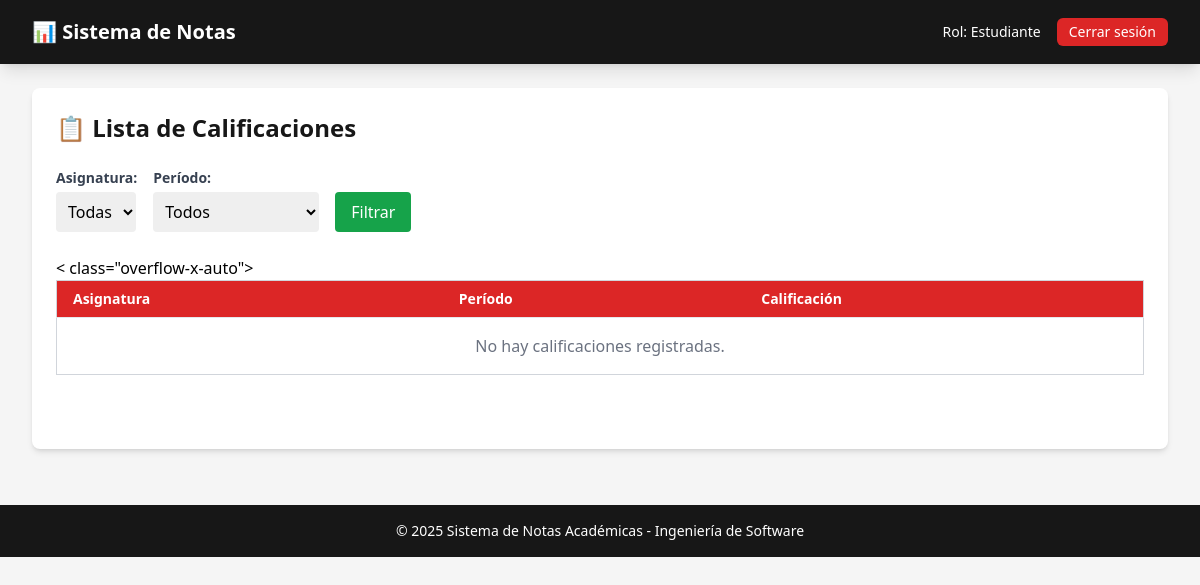
The page /academico/calificaciones_estudiante/ (signed in) on the database as committed earlier.
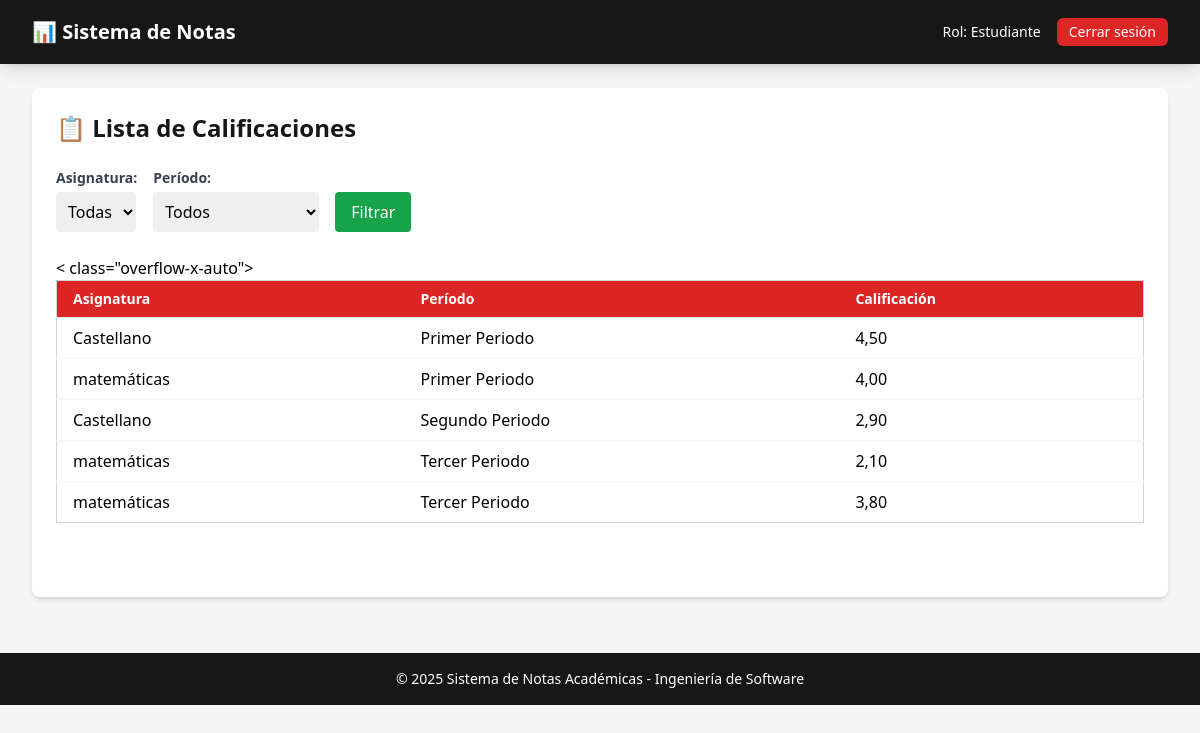
The same page on the database as committed later.
### academico/models.py (models this page shows, shortened)
class Calificacion(models.Model):
    class Meta:
        indexes = [
            models.Index(fields=['estudiante', 'asignatura']),
            models.Index(fields=['periodo']),
            models.Index(fields=['profesor'])
        ]
        ordering = ['-periodo__nombre', 'asignatura__nombre']
    estudiante = models.ForeignKey(Estudiante, on_delete=models.CASCADE)
    profesor = models.ForeignKey(Profesor, on_delete=models.CASCADE)
    asignatura = models.ForeignKey(Asignatura, on_delete=models.CASCADE)
    periodo = models.ForeignKey(Periodo, on_delete=models.CASCADE)
    tipo_evaluacion = models.CharField(max_length=50, default="Final")  # Ej: Parcial, Final, etc.
    nota = models.DecimalField(max_digits=4, decimal_places=2)

class Asignatura(models.Model):
    nombre = models.CharField(max_length=100)

class Periodo(models.Model):
    nombre = models.CharField(max_length=100)

### academico/views.py (the view)
# urls.py: path('calificaciones_estudiante/', views.calificaciones_estudiante, name='calificaciones_estudiante'),
@login_required
def calificaciones_estudiante(request):
    if request.user.rol != 'estudiante':
        messages.error(request, "No tienes permisos para acceder a esta página.")
        return redirect('login')
    try:
        estudiante = Estudiante.objects.get(user=request.user)
        calificaciones = Calificacion.objects.filter(estudiante=estudiante).order_by('periodo', 'asignatura__nombre')
        periodos = Periodo.objects.all()
        periodo_actual = request.GET.get('periodo')
        if periodo_actual:
            calificaciones = calificaciones.filter(periodo__id=periodo_actual)
        return render(request, 'academico/calificaciones_estudiante.html', {
            'calificaciones': calificaciones,
            'periodos': periodos,
            'periodo_actual': periodo_actual
        })
    except Estudiante.DoesNotExist:
        messages.error(request, "No se encontró el perfil de estudiante asociado a tu cuenta.")
        return redirect('login')

### academico/templates/academico/calificaciones_estudiante.html (shortened to what this page needs)
{% extends 'base_generic.html' %}
{% block content %}
<div class="bg-white p-6 rounded-lg shadow-md">
    <h2 class="text-2xl font-bold text-academic-secondary mb-6">📋 Lista de Calificaciones</h2>
   <form method="get" class="flex flex-wrap gap-4 items-center mb-6">
    <div>
        <label class="block mb-1 font-semibold text-sm text-gray-700">Asignatura:</label>
        <select name="asignatura" class="border-gray-300 rounded p-2">
            <option value="">Todas</option>
        </select>
    </div>
    <div>
        <label class="block mb-1 font-semibold text-sm text-gray-700">Período:</label>
        <select name="periodo" class="border-gray-300 rounded p-2">
            <option value="">Todos</option>
        </select>
    </div>
    <div class="self-end">
        <button type="submit" class="bg-green-600 text-white px-4 py-2 rounded hover:bg-green-700 transition">Filtrar</button>
    </div>
</form>
    < class="overflow-x-auto">
        <table class="min-w-full divide-y divide-gray-200 border border-gray-300">
            <thead class="bg-academic-primary text-white">
                <tr>
                    <th class="px-4 py-2 text-left text-sm font-semibold">Asignatura</th>
                    <th class="px-4 py-2 text-left text-sm font-semibold">Período</th>
                    <th class="px-4 py-2 text-left text-sm font-semibold">Calificación</th>
                </tr>
            </thead>
            <tbody class="bg-white divide-y divide-gray-100">
                {% for calificacion in calificaciones %}
                    <tr class="hover:bg-gray-50">
                        <td class="px-4 py-2">{{ calificacion.asignatura.nombre }}</td>
                        <td class="px-4 py-2">{{ calificacion.periodo.nombre }}</td>
                        <td class="px-4 py-2">{{ calificacion.nota|default:"-"|floatformat:2 }}</td>
                    </tr>
                {% empty %}
                    <tr>
                        <td colspan="4" class="px-4 py-4 text-center text-gray-500">No hay calificaciones registradas.</td>
                    </tr>
                {% endfor %}
            </tbody>
        </table>
{% endblock %}

Rows that differ between the two databases and show on the page:
added Calificacion: asignatura.nombre "Castellano", periodo.nombre "Primer Periodo", nota "4,50"
added Calificacion: asignatura.nombre "matemáticas", periodo.nombre "Primer Periodo", nota "4,00"
added Calificacion: asignatura.nombre "Castellano", periodo.nombre "Segundo Periodo", nota "2,90"
added Calificacion: asignatura.nombre "matemáticas", periodo.nombre "Tercer Periodo", nota "2,10"
added Calificacion: asignatura.nombre "matemáticas", periodo.nombre "Tercer Periodo", nota "3,80"
Other text that changed with them:
text no longer shown: "No hay calificaciones registradas."
